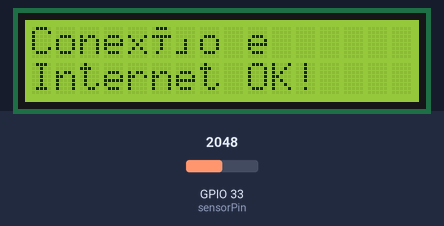
The sketch below on a simulated ESP32. On the bench: 16×2 character LCD. The test bench sets the inputs (shaded band); at power-on: GPIO 33 (sensorPin) = 2048. WiFi joins after 1.5 s; servers stay silent unless stated; web services answer with replies made up by the test bench; what the sketch prints to the serial monitor is not drawn.

Above: at 2.8 s.
2.9 s: GPIO 33 (sensorPin) set to 4095
At 7.0 s:
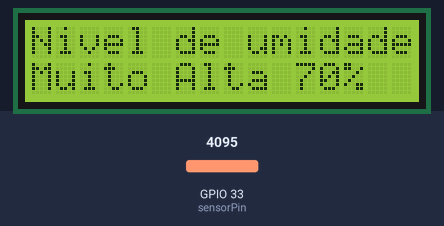
7.8 s: GPIO 33 (sensorPin) set to 3926
At 11.9 s:
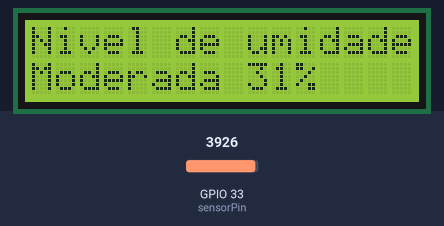
12.7 s: GPIO 33 (sensorPin) set to 2866
At 21.1 s:
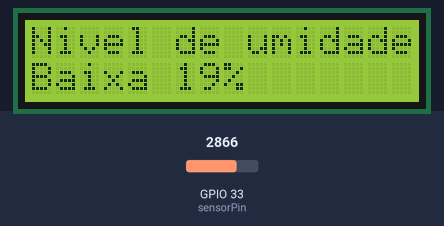
Timing chart, 0 to 22.6 s (numbered marks = the images above; inputs shaded):
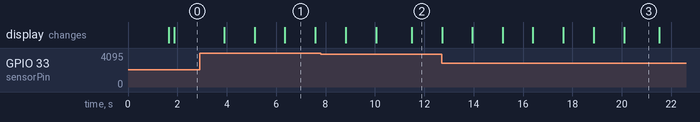

Measured:
- the behaviour switches between 3995 and 3994 on GPIO 33 (sensorPin) (found by bisection; images 1 and 2)
- what the display in image 1 shows lasts 1.2 s, from 6.4 s to 7.6 s

The sketch:

umidade.ino
```cpp
#include <WiFi.h>
#include <HTTPClient.h>
#include <LiquidCrystal_I2C.h> // Inclua a biblioteca para o display LCD

const char* ssid = "Weslley S";
const char* password = "97120Wes";
const char* server = "api.thingspeak.com";
const String apiKey = "W030R0LZO5GEVOQM";
const int sensorPin = 33; // Pino do sensor de umidade do solo

// Substitua 0x27 pelo endereço I2C encontrado pelo scanner
LiquidCrystal_I2C lcd(0x27, 16, 2);

unsigned long previousMillis = 0; // Armazena o último tempo de envio dos dados
const long interval = 10000; // Intervalo para envio de dados (10 segundos)

bool wifiConnected = false;

// Parâmetros para a média móvel
const int numReadings = 10;
int readings[numReadings]; // A leitura dos pinos analógicos
int readIndex = 0;         // O índice da leitura atual
int total = 0;             // A soma total
int average = 0;           // A média

void setup() {
  Serial.begin(115200);
  delay(40);

  Serial.println("Conectando ao WiFi...");
  WiFi.begin(ssid, password);
  while (WiFi.status() != WL_CONNECTED) {
    delay(20);
    Serial.print(".");
  }
  Serial.println("WiFi conectado");

  // Inicialize o display LCD
  lcd.init();
  lcd.backlight();

  // Inicialize o array de leituras
  for (int thisReading = 0; thisReading < numReadings; thisReading++) {
    readings[thisReading] = 0;
  }
}

void loop() {
  if (!wifiConnected || !isInternetConnected()) {
    Serial.println("Conexão perdida ou sem Internet! Tentando reconectar...");
    lcd.clear();
    lcd.setCursor(0, 0);
    lcd.print("Sem conexão");
    lcd.setCursor(0, 1);
    lcd.print("ou Internet!");

    // Tenta reconectar ao WiFi
    WiFi.begin(ssid, password);
    int attempt = 0;
    while (WiFi.status() != WL_CONNECTED && attempt < 10) {
      delay(500);
      Serial.print(".");
      attempt++;
    }
    if (WiFi.status() == WL_CONNECTED && isInternetConnected()) {
      Serial.println("\nConexão e Internet restauradas!");
      wifiConnected = true;
      lcd.clear();
      lcd.setCursor(0, 0);
      lcd.print("Conexão e");
      lcd.setCursor(0, 1);
      lcd.print("Internet OK!");
      delay(2000);
    } else {
      Serial.println("\nFalha na reconexão ao WiFi ou na obtenção de Internet!");
      wifiConnected = false;
    }
  }
  // Subtraia a última leitura
  total = total - readings[readIndex];
  // Leia o valor do sensor de umidade do solo
  readings[readIndex] = analogRead(sensorPin);
  // Adicione a leitura ao total
  total = total + readings[readIndex];
  // Avance para a próxima posição do array
  readIndex = readIndex + 1;

  // Se alcançamos o final do array, volte para o início
  if (readIndex >= numReadings) {
    readIndex = 0;
  }

  // Calcule a média
  average = total / numReadings;

  // Mapeie os valores do sensor para uma faixa de 0 a 100%
  int nivelUmidade = map(average, 4095, 0, 0, 100);
  nivelUmidade = constrain(nivelUmidade, 0, 100); // Garante que o valor está entre 0 e 100

  Serial.print("Nível de umidade: ");
  Serial.println(nivelUmidade);

  // Exiba o nível de umidade no display LCD
  lcd.clear();
  lcd.setCursor(0, 0);
  lcd.print("Nivel de umidade:");
  lcd.setCursor(0, 1);

  // Exiba um emoji correspondente ao nível de umidade
  if (nivelUmidade <= 20) {
    lcd.print("Baixa"); // Cacto para nível de umidade muito baixo
  } else if (nivelUmidade <= 40) {
    lcd.print("Moderada"); // Planta brotando para umidade baixa
  } else if (nivelUmidade <= 60) {
    lcd.print("Perfeito"); // Planta crescente para umidade moderada
  } else if (nivelUmidade <= 80) {
    lcd.print("Muito Alta"); // Árvore para umidade alta
  }

  // Exiba a porcentagem de umidade
  lcd.print(" ");
  lcd.print(nivelUmidade);
  lcd.print("%");

  // Verifique se é hora de enviar os dados para o servidor
  unsigned long currentMillis = millis();
  if (currentMillis - previousMillis >= interval) {
    previousMillis = currentMillis;
    sendSensorData(nivelUmidade);
  }

  delay(1000); // Leia os dados do sensor a cada segundo
}

bool isInternetConnected() {
  WiFiClient client;
  if (!client.connect("api.thingspeak.com", 80)) {
    return false;
  }
  return true;
}

void sendSensorData(int nivelUmidade) {
  // Cria uma instância do cliente HTTP
  HTTPClient http;

  Serial.print("Conectando a ");
  Serial.println(server);

  // Monta a URL de requisição
  String url = "http://api.thingspeak.com/update?api_key=" + apiKey + "&field1=" + String(nivelUmidade);

  Serial.print("Requisição: ");
  Serial.println(url);

  // Envie a requisição HTTP GET
  http.begin(url);
  int httpCode = http.GET();

  if (httpCode > 0) {
    String payload = http.getString();
    Serial.println(payload);
  } else {
    Serial.println("Falha na requisição HTTP");
  }
  // Encerra a conexão
  http.end();
}
```
